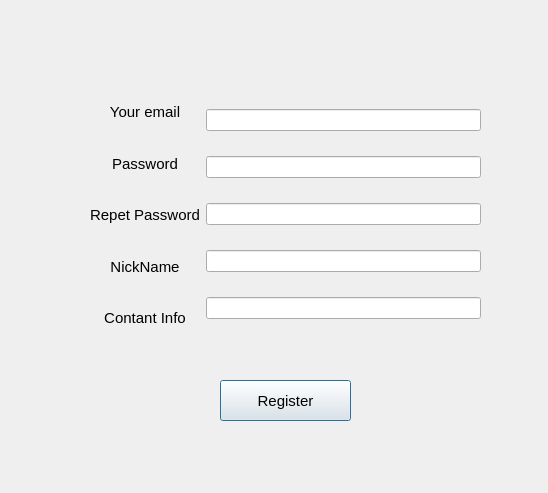
<?xml version="1.0" encoding="UTF-8"?>
<ui version="4.0">
 <class>registerDialog</class>
 <widget class="QDialog" name="registerDialog">
  <property name="geometry">
   <rect>
    <x>0</x>
    <y>0</y>
    <width>548</width>
    <height>493</height>
   </rect>
  </property>
  <property name="windowTitle">
   <string>Register</string>
  </property>
  <widget class="QWidget" name="horizontalLayoutWidget">
   <property name="geometry">
    <rect>
     <x>90</x>
     <y>90</y>
     <width>391</width>
     <height>251</height>
    </rect>
   </property>
   <layout class="QHBoxLayout" name="horizontalLayout">
    <item>
     <layout class="QVBoxLayout" name="verticalLayout">
      <item>
       <widget class="QLabel" name="emailLabel">
        <property name="font">
         <font>
          <pointsize>11</pointsize>
         </font>
        </property>
        <property name="text">
         <string>&lt;html&gt;&lt;head/&gt;&lt;body&gt;&lt;p align=&quot;center&quot;&gt;Your email&lt;/p&gt;&lt;/body&gt;&lt;/html&gt;</string>
        </property>
       </widget>
      </item>
      <item>
       <widget class="QLabel" name="passwdLabel">
        <property name="font">
         <font>
          <pointsize>11</pointsize>
         </font>
        </property>
        <property name="text">
         <string>&lt;html&gt;&lt;head/&gt;&lt;body&gt;&lt;p align=&quot;center&quot;&gt;Password&lt;/p&gt;&lt;/body&gt;&lt;/html&gt;</string>
        </property>
       </widget>
      </item>
      <item>
       <widget class="QLabel" name="passwdLabel_2">
        <property name="font">
         <font>
          <pointsize>11</pointsize>
         </font>
        </property>
        <property name="text">
         <string>&lt;html&gt;&lt;head/&gt;&lt;body&gt;&lt;p align=&quot;center&quot;&gt;Repet Password&lt;/p&gt;&lt;/body&gt;&lt;/html&gt;</string>
        </property>
       </widget>
      </item>
      <item>
       <widget class="QLabel" name="nicknameLabel">
        <property name="font">
         <font>
          <pointsize>11</pointsize>
         </font>
        </property>
        <property name="text">
         <string>&lt;html&gt;&lt;head/&gt;&lt;body&gt;&lt;p align=&quot;center&quot;&gt;NickName&lt;/p&gt;&lt;/body&gt;&lt;/html&gt;</string>
        </property>
       </widget>
      </item>
      <item>
       <widget class="QLabel" name="contantInfoLabel">
        <property name="font">
         <font>
          <pointsize>11</pointsize>
         </font>
        </property>
        <property name="text">
         <string>&lt;html&gt;&lt;head/&gt;&lt;body&gt;&lt;p align=&quot;center&quot;&gt;Contant Info&lt;/p&gt;&lt;/body&gt;&lt;/html&gt;</string>
        </property>
       </widget>
      </item>
     </layout>
    </item>
    <item>
     <layout class="QVBoxLayout" name="verticalLayout_2">
      <item>
       <widget class="QLineEdit" name="emailLineEdit"/>
      </item>
      <item>
       <widget class="QLineEdit" name="passwordLineEdit">
        <property name="echoMode">
         <enum>QLineEdit::Password</enum>
        </property>
       </widget>
      </item>
      <item>
       <widget class="QLineEdit" name="confirmPasswordLineEdit">
        <property name="echoMode">
         <enum>QLineEdit::Password</enum>
        </property>
       </widget>
      </item>
      <item>
       <widget class="QLineEdit" name="nicknameEdit"/>
      </item>
      <item>
       <widget class="QLineEdit" name="contactInfoEdit"/>
      </item>
     </layout>
    </item>
   </layout>
  </widget>
  <widget class="QLabel" name="errorLabel">
   <property name="geometry">
    <rect>
     <x>90</x>
     <y>340</y>
     <width>391</width>
     <height>41</height>
    </rect>
   </property>
   <property name="text">
    <string>&lt;html&gt;&lt;head/&gt;&lt;body&gt;&lt;p align=&quot;center&quot;&gt;&lt;br/&gt;&lt;/p&gt;&lt;/body&gt;&lt;/html&gt;</string>
   </property>
  </widget>
  <widget class="QPushButton" name="registerButton">
   <property name="geometry">
    <rect>
     <x>220</x>
     <y>380</y>
     <width>131</width>
     <height>41</height>
    </rect>
   </property>
   <property name="font">
    <font>
     <pointsize>11</pointsize>
    </font>
   </property>
   <property name="text">
    <string>Register</string>
   </property>
  </widget>
 </widget>
 <resources/>
 <connections/>
</ui>
